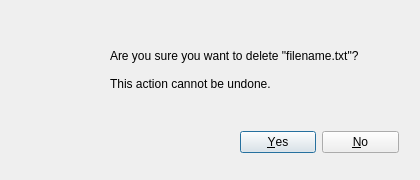
<?xml version="1.0" encoding="UTF-8"?>
<ui version="4.0">
 <class>DeleteDialog</class>
 <widget class="QDialog" name="DeleteDialog">
  <property name="geometry">
   <rect>
    <x>0</x>
    <y>0</y>
    <width>420</width>
    <height>180</height>
   </rect>
  </property>
  <property name="minimumSize">
   <size>
    <width>420</width>
    <height>180</height>
   </size>
  </property>
  <property name="windowTitle">
   <string>Confirm Delete</string>
  </property>
  <widget class="QDialogButtonBox" name="buttonBox">
   <property name="geometry">
    <rect>
     <x>240</x>
     <y>120</y>
     <width>159</width>
     <height>44</height>
    </rect>
   </property>
   <property name="orientation">
    <enum>Qt::Horizontal</enum>
   </property>
   <property name="standardButtons">
    <set>QDialogButtonBox::No|QDialogButtonBox::Yes</set>
   </property>
  </widget>
  <widget class="QLabel" name="iconlabel">
   <property name="geometry">
    <rect>
     <x>20</x>
     <y>35</y>
     <width>71</width>
     <height>101</height>
    </rect>
   </property>
   <property name="text">
    <string/>
   </property>
  </widget>
  <widget class="QLabel" name="messageLabel">
   <property name="geometry">
    <rect>
     <x>110</x>
     <y>30</y>
     <width>291</width>
     <height>81</height>
    </rect>
   </property>
   <property name="text">
    <string>Are you sure you want to delete &quot;filename.txt&quot;?

This action cannot be undone.</string>
   </property>
   <property name="wordWrap">
    <bool>true</bool>
   </property>
   <property name="textInteractionFlags">
    <set>Qt::TextSelectableByMouse</set>
   </property>
  </widget>
  <widget class="QLabel" name="iconLabel">
   <property name="geometry">
    <rect>
     <x>10</x>
     <y>10</y>
     <width>16</width>
     <height>16</height>
    </rect>
   </property>
   <property name="pixmap">
    <pixmap>:/qt-project.org/styles/commonstyle/images/standardbutton-question-32.png</pixmap>
   </property>
   <property name="alignment">
    <set>Qt::AlignTop</set>
   </property>
  </widget>
 </widget>
 <resources/>
 <connections/>
</ui>
